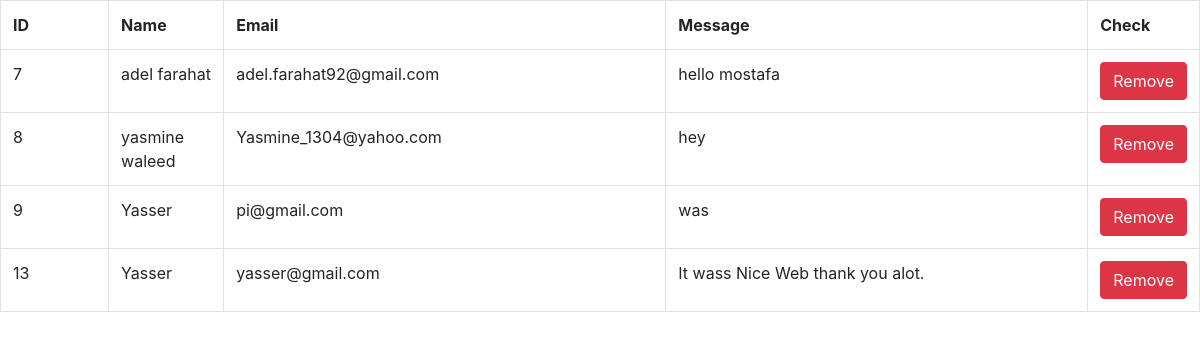
Page /selectmails.php on the committed database.
### tables this page shows
CREATE TABLE `tblcontact` (
  `contact_id` int(11) NOT NULL,
  `user_name` varchar(100) NOT NULL,
  `user_email` varchar(255) NOT NULL,
  `content` text NOT NULL,
  `Seen` int(2) DEFAULT NULL
);

### selectmails.php (the view, shortened to what this page needs)
<!DOCTYPE html>
<html>
<head>
   <link rel="stylesheet" href="https://maxcdn.bootstrapcdn.com/bootstrap/4.3.1/css/bootstrap.min.css">
    <link rel="stylesheet" href="https://cdn.datatables.net/1.10.19/css/dataTables.bootstrap4.min.css">
</head>
<body>
</body>
</html>
<?php
 $connect = mysqli_connect("localhost", "root", "", "mydb");
 $output = '';
 $sql = "SELECT * FROM tblcontact ";
 $result = mysqli_query($connect, $sql);
 $output .= '
      <div class="table-responsive">
           <table class="table table-bordered">
                <tr>
                     <th width="10%">ID</th>
                     <th width="10%">Name</th>
                     <th width="40%">Email</th>
                     <th width="40%">Message</th>
                     <th width="10%">Check</th>
                </tr>';
 $rows = mysqli_num_rows($result);
 if($rows > 0)
 {
      while($row = mysqli_fetch_array($result))
      {
           $output .= '
                <tr>
                     <td>'.$row["contact_id"].'</td>
                     <td class="first_name" data-id1="'.$row["contact_id"].'" contenteditable>'.$row["user_name"].'</td>
                     <td class="last_name" data-id2="'.$row["contact_id"].'" contenteditable>'.$row["user_email"].'</td>
<td class="last_name" data-id2="'.$row["contact_id"].'" contenteditable>'.$row["content"].'</td>
                      <td><button type="button" name="delete_btn" data-id3="'.$row["contact_id"].'" class="btn btn-xs btn-danger btn_delete">Remove</button></td>
                </tr>
           ';
      }
 }
 $output .= '</table>
      </div>';
 echo $output;
 ?>

### rows in the picture
tblcontact: contact_id "7", user_name "adel farahat", user_email "adel.farahat92@gmail.com", content "hello mostafa"
tblcontact: contact_id "8", user_name "yasmine waleed", user_email "Yasmine_1304@yahoo.com", content "hey"
tblcontact: contact_id "9", user_name "Yasser", user_email "pi@gmail.com", content "was"
tblcontact: contact_id "13", user_name "Yasser", user_email "yasser@gmail.com", content "It wass Nice Web thank you alot."
